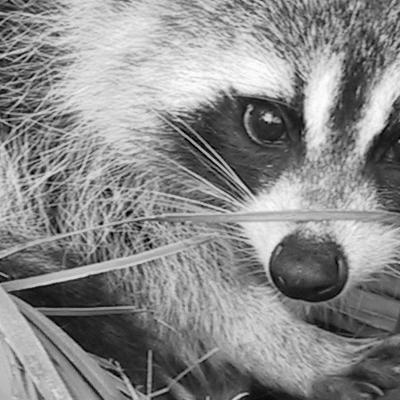
#> input picture ex04/animal.jpeg, 400 x 400 px, found by its file name
$ python zoom.py
#> lines starting #> are read from the running program, lines starting #| are printed output that depends on the picture
### ex04/load_image.py
import imageio.v2 as lio


def ft_load_gs(path: str) -> tuple:
    """Load image as a numpy array."""
    try:
        if not isinstance(path, str):
            raise TypeError("TypeError: path parameter must be of str type")
    except Exception as err:
        print(type(err).__name__ + ":", err)
        return None

    return lio.imread(path, pilmode='L')

### ex04/zoom.py
from matplotlib import pyplot as plt
from load_image import ft_load_gs
import numpy as np


def ft_transpose(array: list):
    """Rotate the received image by 90° to the right."""
    transposed = [[0 for _ in range(len(array))] for _ in range(len(array[0]))]

    for y in range(len(array)):
        for x in range(len(array[y])):
            transposed[y][x] = array[x][y]
    return transposed


def ft_zoom(path: str):
    """Zoom (more like crop, but hey subject) image of size\
        400x400 and on path ending with \"animal.jpeg\""""
    try:
        img = ft_load_gs(path)
        if img is None:
            return None
        assert img.shape[0] == 400 and img.shape[1] == 400 \
            and path.endswith("animal.jpeg"), \
            "as stated by this great subject," \
            " image should be \"animal.jpeg\" with a size of 400x400"
        print("The shape of the image is:", img.shape, '\n', img)
        center_y, center_x = img.shape[0] // 2, img.shape[1] // 2
        crop_size = 200
        img = img[center_y - crop_size:center_y + crop_size,
                  center_x - crop_size:center_x + crop_size]
        img = np.array(ft_transpose(img))
        print("New shape after transpose:", img.shape)
        print(img)
        plt.imshow(img, cmap="gray")
        plt.show()
        plt.imsave('./ex04/transposed.jpeg', img, cmap="gray")
    except Exception as err:
        print(type(err).__name__ + ':', err)
    return img


def main():
    ft_zoom("./ex04/animal.jpeg")
#> in ft_load_gs, returned value is the input picture: shape (400, 400); min 0, max 255, mean 138
#> (printed output is left out)
#> in ft_transpose, `transposed = [[0 for _ in range(len(array))] for _ in range(len(array[..`: transposed = 400 items
#> in ft_zoom, `img = np.array(ft_transpose(img))`:
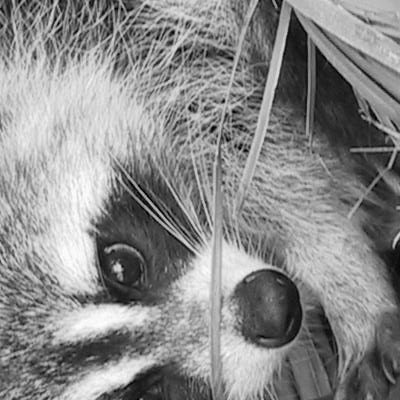
#> img: shape (400, 400); min 0, max 255, mean 138
#| New shape after transpose: (400, 400)
#> (printed output is left out)


if __name__ == "__main__":
    main()
